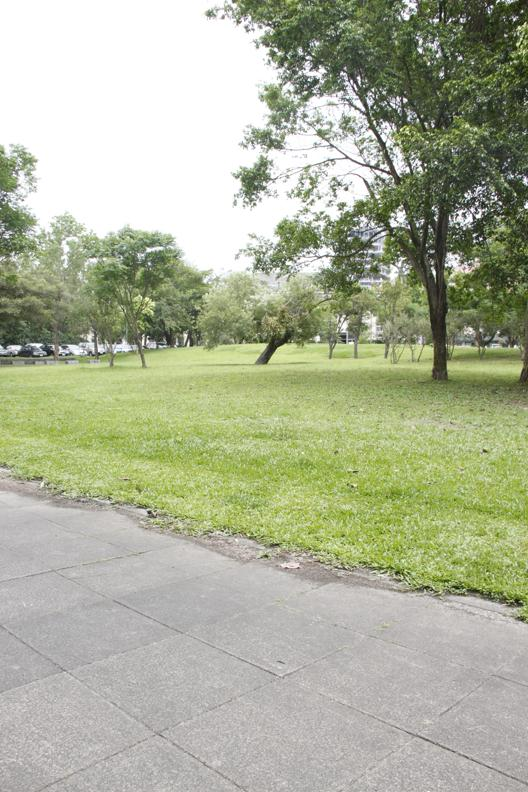
#> input picture res/1.jpg, 528 x 792 px
$ python panorama_stitch.py
#> lines starting #> are read from the running program, lines starting #| are printed output that depends on the picture; after the words box and inside, x2 and y2 are one past the last pixel; in counts of white or black regions, pixels touching at a corner belong together
import cv2
import numpy as np
import matplotlib.pyplot as plt


# [60 lines left out: function linearBlending, not called in this run]

def linearBlendingWithConstantWidth(imgs):
    '''
    linear Blending with Constat Width, avoiding ghost region
    # you need to determine the size of constant with
    '''
    img_left, img_right = imgs
    (hl, wl) = img_left.shape[:2]
    (hr, wr) = img_right.shape[:2]
    img_left_mask = np.zeros((hr, wr), dtype="int")
    img_right_mask = np.zeros((hr, wr), dtype="int")
    constant_width = 3 # constant width

    # find the left image and right image mask region(Those not zero pixels)
    for i in range(hl):
        for j in range(wl):
            if np.count_nonzero(img_left[i, j]) > 0:
                img_left_mask[i, j] = 1
    for i in range(hr):
        for j in range(wr):
            if np.count_nonzero(img_right[i, j]) > 0:
                img_right_mask[i, j] = 1

    # find the overlap mask(overlap region of two image)
    overlap_mask = np.zeros((hr, wr), dtype="int")
    for i in range(hr):
        for j in range(wr):
            if (np.count_nonzero(img_left_mask[i, j]) > 0 and np.count_nonzero(img_right_mask[i, j]) > 0):
                overlap_mask[i, j] = 1

    # compute the alpha mask to linear blending the overlap region
    alpha_mask = np.zeros((hr, wr)) # alpha value depend on left image
    for i in range(hr):
        minIdx = maxIdx = -1
        for j in range(wr):
            if (overlap_mask[i, j] == 1 and minIdx == -1):
                minIdx = j
            if (overlap_mask[i, j] == 1):
                maxIdx = j

        if (minIdx == maxIdx): # represent this row's pixels are all zero, or only one pixel not zero
            continue

        decrease_step = 1 / (maxIdx - minIdx)

        # Find the middle line of overlapping regions, and only do linear blending to those regions very close to the middle line.
        middleIdx = int((maxIdx + minIdx) / 2)

        # left
        for j in range(minIdx, middleIdx + 1):
            if (j >= middleIdx - constant_width):
                alpha_mask[i, j] = 1 - (decrease_step * (j - minIdx))
            else:
                alpha_mask[i, j] = 1
        # right
        for j in range(middleIdx + 1, maxIdx + 1):
            if (j <= middleIdx + constant_width):
                alpha_mask[i, j] = 1 - (decrease_step * (j - minIdx))
            else:
                alpha_mask[i, j] = 0


    linearBlendingWithConstantWidth_img = np.copy(img_right)
    linearBlendingWithConstantWidth_img[:hl, :wl] = np.copy(img_left)
    # linear blending with constant width
    for i in range(hr):
        for j in range(wr):
            if (np.count_nonzero(overlap_mask[i, j]) > 0):
                linearBlendingWithConstantWidth_img[i, j] = alpha_mask[i, j] * img_left[i, j] + (1 - alpha_mask[i, j]) * img_right[i, j]

    return linearBlendingWithConstantWidth_img


# Import image
left = cv2.imread('res/1.jpg')
#> left is the input picture: shape (792, 528, 3); mean B, G, R 152.8, 177.6, 172.2
right = cv2.imread('res/2.jpg')
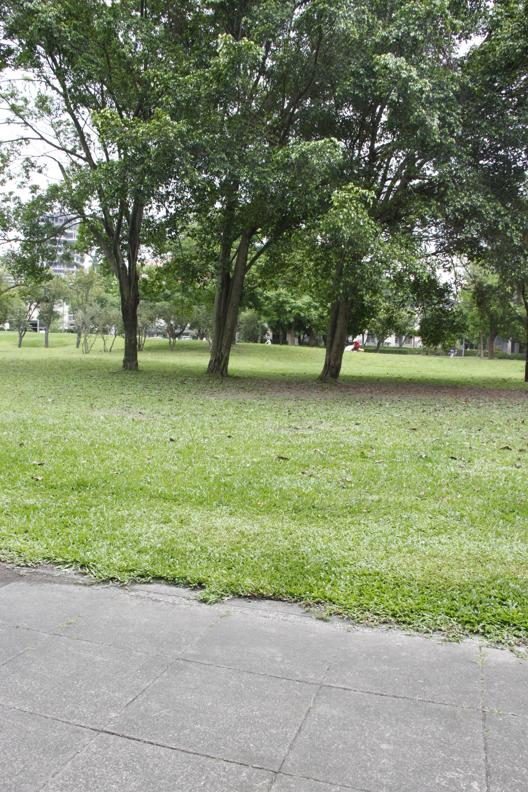
#> input picture res/2.jpg, 528 x 792 px
#> right is the input picture: shape (792, 528, 3); mean B, G, R 114.6, 143.8, 133.7
# [6 lines of commented-out code are left out]
orb = cv2.ORB_create(nfeatures=200,
                     scaleFactor = 1.5)

kp_left, des_left = orb.detectAndCompute(left, None)
#> kp_left = 190 keypoints; strongest (x, y, size): (404, 99, 31), (404, 101, 31), (406, 100, 31), (387, 169, 31)
kp_right, des_right = orb.detectAndCompute(right, None)
#> kp_right = 190 keypoints; strongest (x, y, size): (389, 181, 31), (386, 183, 31), (263, 240, 31), (170, 197, 31)

keypoints_drawn_left = cv2.drawKeypoints(left, kp_left, None, color=(0, 0, 255))
keypoints_drawn_right = cv2.drawKeypoints(right, kp_right, None, color=(0, 0, 255))

# [6 lines of commented-out code are left out]
bf = cv2.BFMatcher(cv2.NORM_HAMMING, crossCheck=True)
matches = bf.match(des_left,des_right)
#> matches = 71 matches

# Find the best matches
limit = 15
good = sorted(matches, key = lambda x:x.distance)[:limit]
#> good = 15 matches
best_matches_drawn = cv2.drawMatches(left, kp_left, right, kp_right, good, None, matchColor=(0,0,255), flags=cv2.DRAW_MATCHES_FLAGS_NOT_DRAW_SINGLE_POINTS)
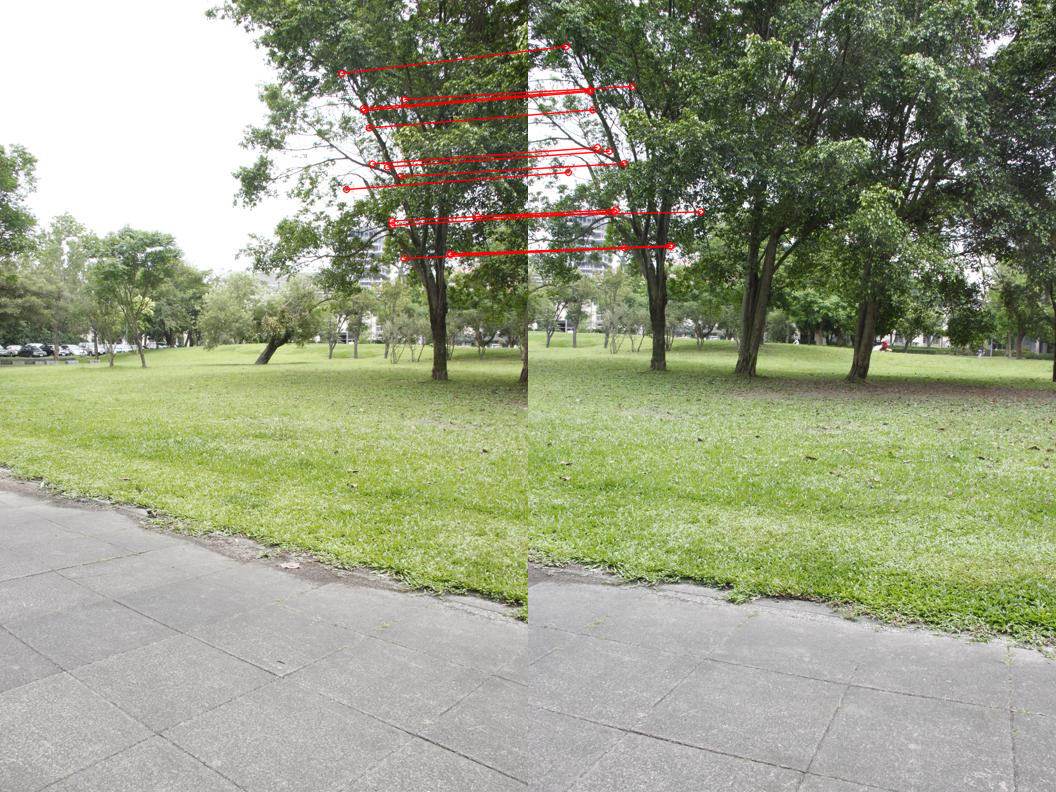
#> best_matches_drawn: shape (792, 1056, 3); mean B, G, R 133, 160, 153.7

cv2.imshow('Best Match', best_matches_drawn)
cv2.waitKey(0)
cv2.destroyAllWindows()

# [25 lines of commented-out code are left out]
left_pts = []
right_pts = []
for m in good:
    l = kp_left[m.queryIdx].pt
    r = kp_right[m.trainIdx].pt
    left_pts.append(l)
    right_pts.append(r)
#> this loop made 15 passes
#> (l, r) on passes 1 to 12: ((391.5, 225), (85.5, 211.5)), ((450, 253.5), (142.5, 246)), ((403.5, 258), (96, 247.5)), ((450, 254.2), (141.8, 245.2)), ((346, 189), (40, 172)), ((391.5, 220.5), (87.75, 209.2)), ((364, 110), (62, 91)), ((404, 99), (104, 86)), ((369, 127.5), (64.5, 109.5)), ((372, 163.5), (69, 147)), ((400, 176), (96, 163)), ((477, 216), (172.5, 211.5))
#> after the loop, left_pts = [(391.5, 225), (450, 253.5), (403.5, 258), (450, 254.2), (346, 189), (391.5, 220.5), (364, 110), (404, 99), (369, 127.5), (372, 163.5), (400, 176), (477, 216), (363, 108), (341, 73), (387, 166.5)]; right_pts = [(85.5, 211.5), (142.5, 246), (96, 247.5), (141.8, 245.2), (40, 172), (87.75, 209.2), (62, 91), (104, 86), (64.5, 109.5), (69, 147), (96, 163), (172.5, 211.5), (61.5, 90), (38, 46), (81, 150.8)]

M, _ = cv2.findHomography(np.float32(right_pts), np.float32(left_pts))
#> M = [[0.771, -0.024, 305.7], [-0.16, 0.889, 35.35], [-0.000349, -0.000159, 1]]
print(M)
#| [[ 7.70927167e-01 -2.40160823e-02  3.05691510e+02]
#|  [-1.60314965e-01  8.89499291e-01  3.53462562e+01]
#|  [-3.48998275e-04 -1.59011879e-04  1.00000000e+00]]
dim_x = left.shape[1] + right.shape[1]
#> dim_x = 1056
dim_y = max(left.shape[0], right.shape[0])
#> dim_y = 792
dim = (dim_x, dim_y)
#> dim = (1056, 792)

warped = cv2.warpPerspective(right, M, dim)
cv2.imshow('Wraped Right', warped)
cv2.waitKey(0)
cv2.destroyAllWindows()


# Merge
# Method1: stitch directly
comb = warped.copy()
# combine the two images
comb[0:left.shape[0],0:left.shape[1]] = left
# crop
r_crop = 1920
comb = comb[:, :r_crop]
cv2.imshow('stitched', comb)

# Method2: blend two image
stitch_img = linearBlendingWithConstantWidth([left, warped])
#> after the loop in linearBlendingWithConstantWidth, `for i in range(hl):`:
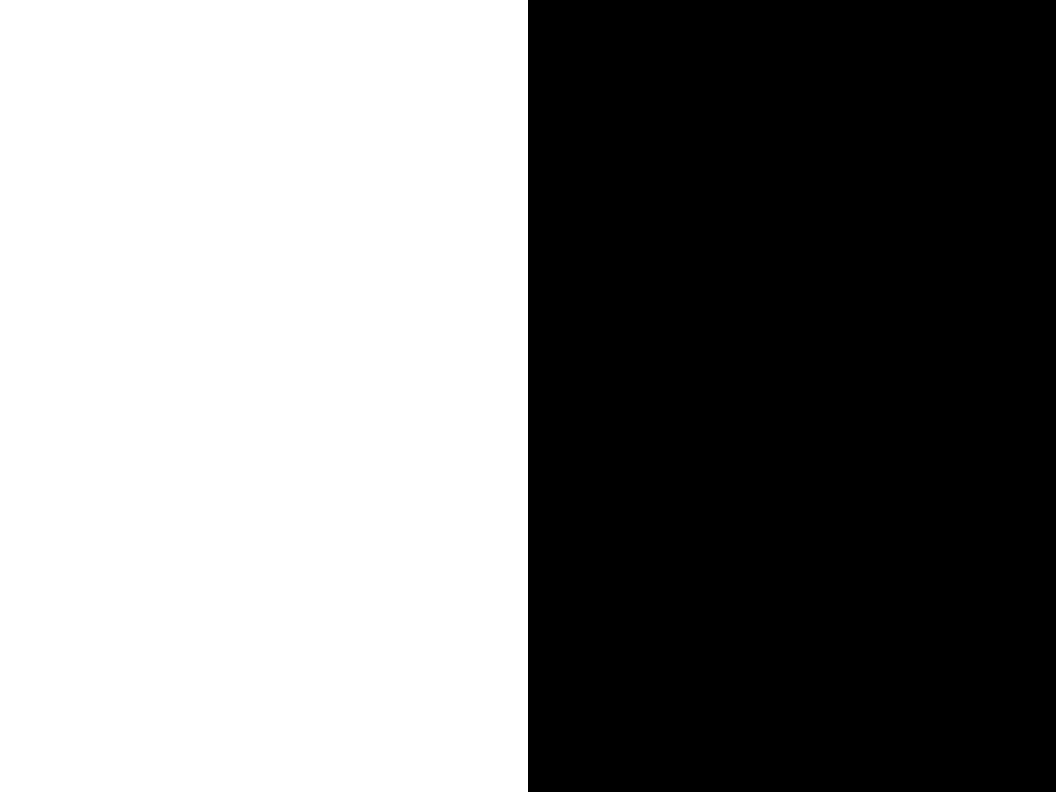
#> img_left_mask: shape (792, 1056) int64; values 0 (black) and 1 (white), 50% white; 1 white region, box (x1, y1, x2, y2) and area: (0, 0, 528, 792) 418176
#> after the loop in linearBlendingWithConstantWidth, `for i in range(hr):`:
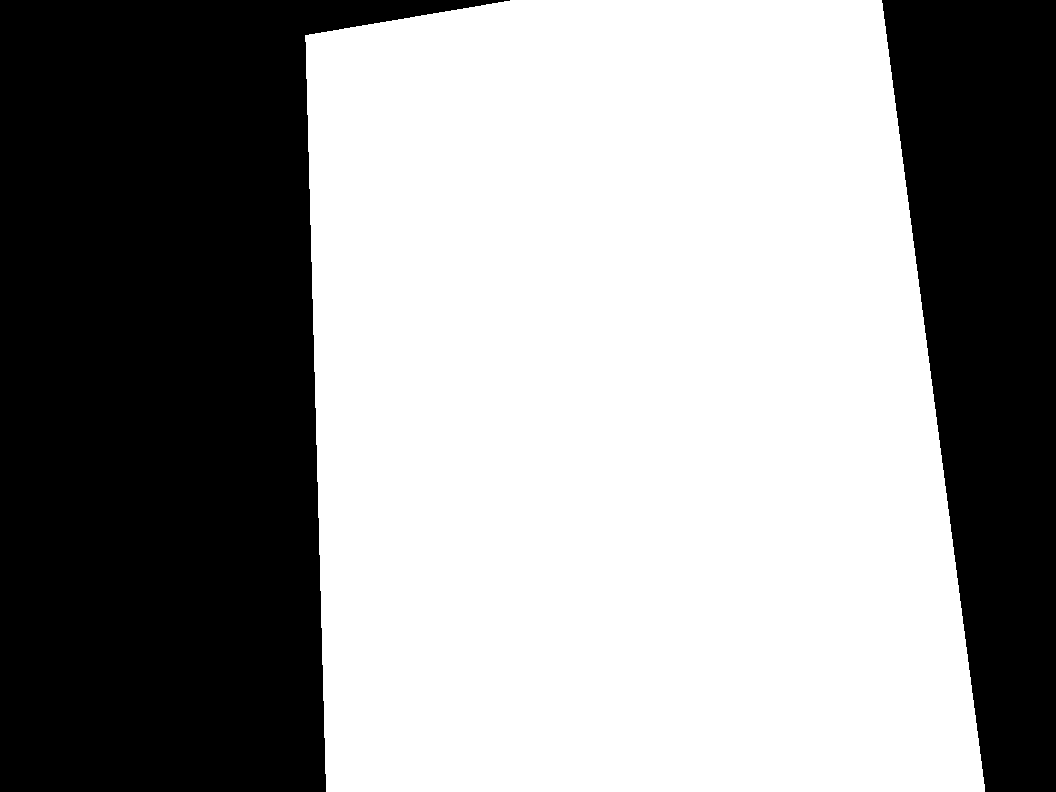
#> img_right_mask: shape (792, 1056) int64; values 0 (black) and 1 (white), 58.1% white; 2 black regions, box (x1, y1, x2, y2) and area: (0, 0, 510, 792) 253276, (882, 0, 1056, 792) 96804
#> after the loop in linearBlendingWithConstantWidth, `for i in range(hr):`: overlap_mask: shape (792, 1056) int64; values 0 (black) and 1 (white), 19.7% white; 1 white region, box (x1, y1, x2, y2) and area: (305, 0, 528, 792) 164900
#> after the loop in linearBlendingWithConstantWidth, `for i in range(hr):`:
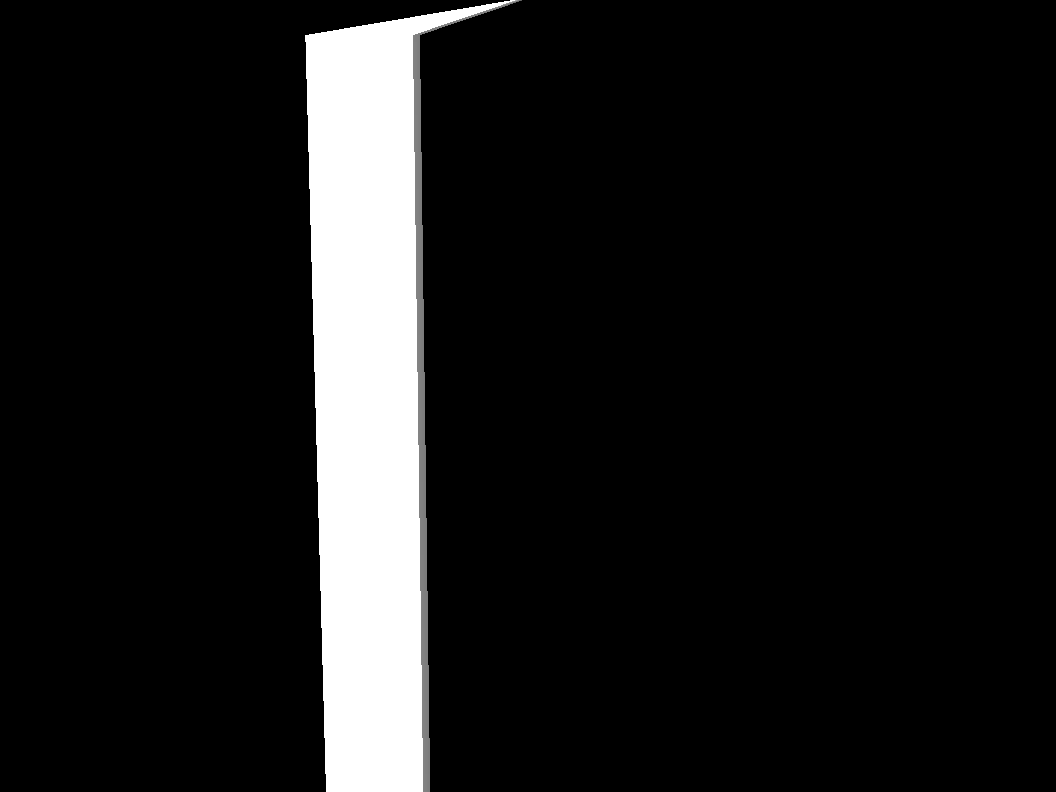
#> alpha_mask: shape (792, 1056) float64; min 0, max 1, mean 0.0984
#> after the loop in linearBlendingWithConstantWidth, `for i in range(hr):`:
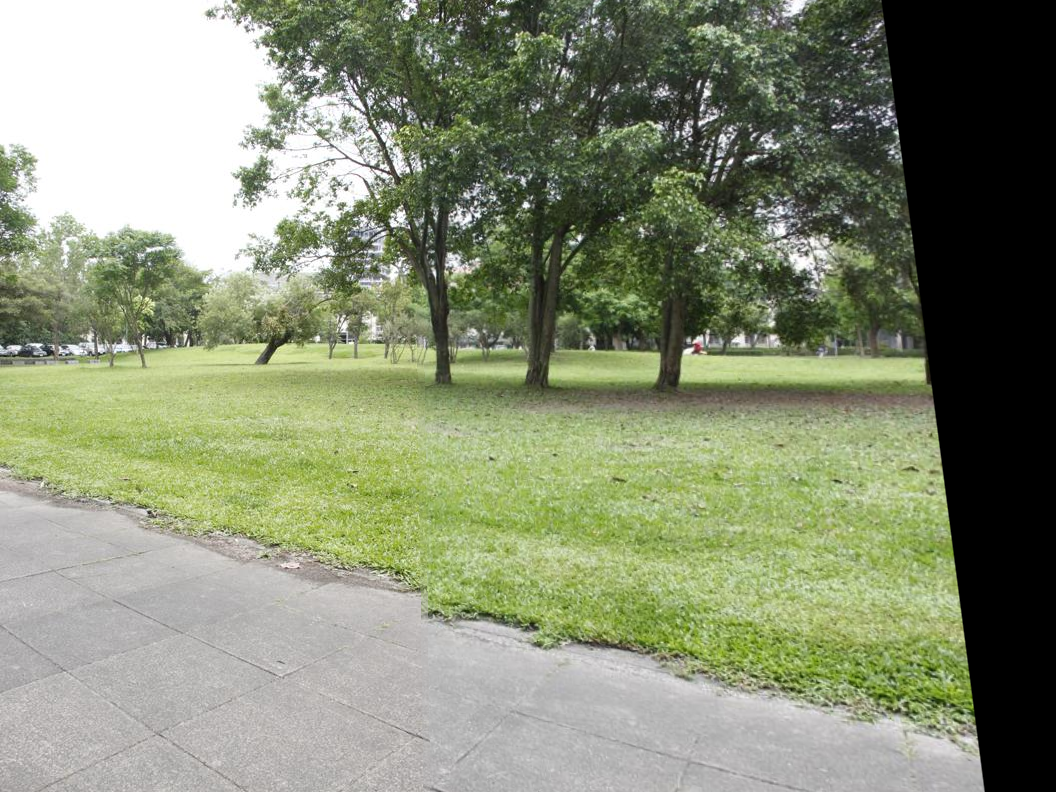
#> linearBlendingWithConstantWidth_img: shape (792, 1056, 3); mean B, G, R 116.2, 142.1, 134.7
cv2.imshow('blend', stitch_img)
cv2.waitKey(0)
cv2.destroyAllWindows()
